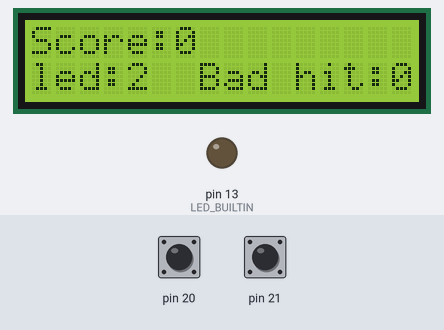
Simulated run of this sketch. Board: Arduino Mega 2560, built with avr-gcc and run on an emulated ATmega2560. Shown: 16×2 character LCD, output pins drawn as LEDs (lit = HIGH). The test bench sets the inputs (shaded band); at power-on: pin 20 HIGH, pin 21 HIGH. Random numbers use the default seed unless the sketch sets one; what the sketch prints to the serial monitor is not drawn.

Above: at 1.2 s.
1.3 s: pin 20 pulled LOW for 0.15 s
At 2.8 s:
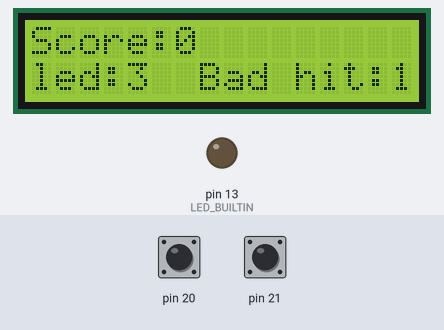
3.0 s: pin 21 pulled LOW for 0.15 s
At 4.3 s:
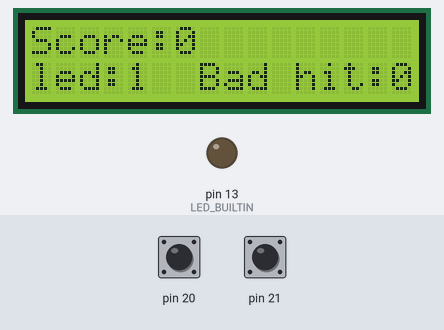
5.0 s: pin 20 pulled LOW for 1 s
At 7.4 s:
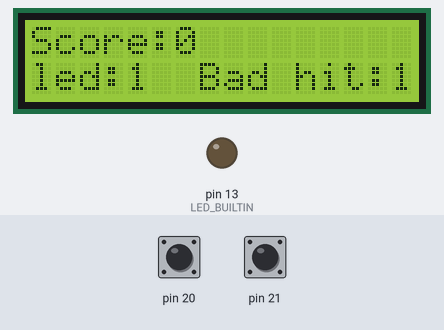
7.5 s: pin 20 pulled LOW for 0.15 s
At 9.0 s:
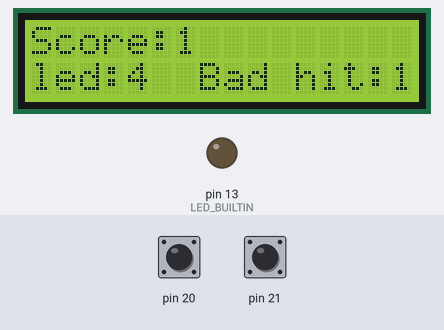
9.5 s: pin 21 pulled LOW for 1 s
At 9.75 s:
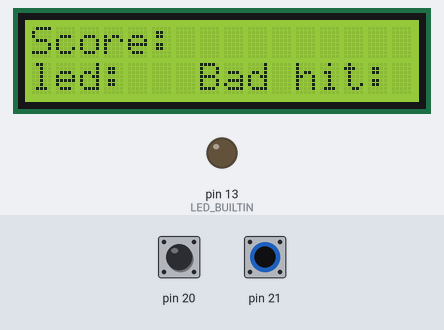
13.5 s: pin 20 pulsed LOW 5 times (0.12 s each, 0.3 s apart)
At 14.9 s:
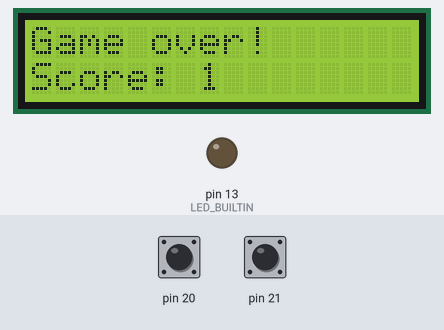
Timing chart, 0 to 16.5 s (numbered marks = the images above; inputs shaded):
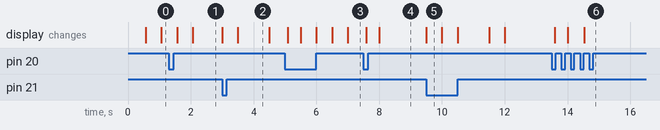

Measured:
- what the display in image 2 shows lasts 1.0 s, from 3.5 s to 4.5 s
- what the display in image 5 shows lasts 0.5 s, from 9.5 s to 10.0 s

The sketch:

Project_ver2.ino
```cpp
#include <LiquidCrystal.h>
#include <TimerOne.h>
LiquidCrystal lcd(7, 6, 5, 4, 3, 2);

volatile int ledNumber = 0;
volatile int badHits = 0;
volatile int timeAtBlink = 0;
volatile int score = 0;
volatile int gameOver = 0;
volatile int finalScore = -1;
volatile int printedResult = 0;
int result[2000];
int counter;

void setup()
{
  lcd.begin(16, 2);
  counter = 0;
  pinMode(20 , INPUT);
  pinMode(21 , INPUT);
  digitalWrite(20, HIGH);
  digitalWrite(21, HIGH);
  attachInterrupt(digitalPinToInterrupt(20), functieLed1, FALLING);
  attachInterrupt(digitalPinToInterrupt(21), restartJoc, FALLING);
  Timer1.initialize(500000);
  Timer1.attachInterrupt(displayLed);
  printLCDInitialStatus();
  Serial.begin(9600);
  Serial1.begin(9600);
  Serial.println("The game has started!");
  pinMode(LED_BUILTIN, OUTPUT);
  digitalWrite(LED_BUILTIN, LOW);
}

void printLCDInitialStatus()
{
  lcd.setCursor(0, 0);
  lcd.print("Score:");
  lcd.setCursor(7, 1);
  lcd.print("Bad hit:");
  lcd.setCursor(0, 1);
  lcd.print("led:");
}

void loop()
{
  if (badHits >= 3)
  {
    Timer1.stop();
    gameOver = 1;
    if (finalScore == -1)
    {
      finalScore = score;
    }
    if (printedResult == 0)
    {
      Serial.println("The game is over!");
      Serial.print("The score: ");
      Serial.println(finalScore);
      result[++counter] = finalScore;
      printedResult = 1;
      int maxim = -1;
      for (int i = 1; i <= counter; i++)
      {
        if (result[i] > maxim)
        {
          maxim = result[i];
        }
      }
      Serial1.write("The best score is: \n");
      Serial1.println(maxim);
      Serial1.write("The last results are: \n");
      for (int i = counter; i >= 1; i--)
      {
        Serial1.println(result[i]);
      }
      Serial1.println("********************************");
    }
    lcd.clear();
    lcd.setCursor(0, 0);
    lcd.print("Game over!");
    lcd.setCursor(0, 1);
    lcd.print("Score: ");
    lcd.setCursor(7, 1);
    lcd.print(finalScore);
    delay(1000);
  }
}

void functieLed1()
{
  Serial.println();
  int badHit = 0;
  if (gameOver == 0)
  {
    int timeAtHit = millis();
    Serial.print("Time at hit: ");
    Serial.print(timeAtHit);
    Serial.print(", time at blink: ");
    Serial.print(timeAtBlink);
    Serial.println();
    Serial.println("The button 1 was pressed!");
    if ((timeAtHit - timeAtBlink) / 1000 > 1)
    {
      badHit = 1;
      badHits++;
    }
    else
    {
      if (ledNumber != 1)
      {
        badHit = 1;
        badHits++;
      }
      else
      {
        score++;
      }
    }
  }
  if (badHit)
  {
    Serial.print("That was a bad hit: \nThe active led: ");
    Serial.print(ledNumber);
    Serial.print(", Button pressed: ");
    Serial.println("1");
  }
  else
  {
    Serial.print("That was a good hit: \nThe active led: ");
    Serial.print(ledNumber);
    Serial.print(", Button pressed: ");
    Serial.println("1");
  }
  Serial.println();
}

void restartJoc()
{
  Serial.print("\n\n\n");
  Serial.println("The game was restarted");
  Timer1.start();
  lcd.clear();
  badHits = 0;
  score = 0;
  gameOver = 0;
  finalScore = -1;
  printedResult = 0;
  printLCDInitialStatus();
}


void displayLed()
{
  ledNumber = random(4) + 1;
  Serial.print("The led ");
  Serial.print(ledNumber);
  Serial.println(" was activated");
  lcd.setCursor(4, 1);
  lcd.print(ledNumber);
  lcd.setCursor(15, 1);
  lcd.print(badHits);
  lcd.setCursor(6, 0);
  lcd.print(score);
  timeAtBlink = millis();
}
```
